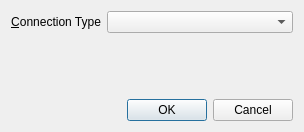
<?xml version="1.0" encoding="UTF-8"?>
<ui version="4.0">
 <class>ConnectDialog</class>
 <widget class="QDialog" name="ConnectDialog">
  <property name="geometry">
   <rect>
    <x>0</x>
    <y>0</y>
    <width>304</width>
    <height>132</height>
   </rect>
  </property>
  <property name="sizePolicy">
   <sizepolicy hsizetype="Preferred" vsizetype="Preferred">
    <horstretch>0</horstretch>
    <verstretch>0</verstretch>
   </sizepolicy>
  </property>
  <property name="windowTitle">
   <string>Connect To Database</string>
  </property>
  <property name="modal">
   <bool>true</bool>
  </property>
  <layout class="QVBoxLayout" name="verticalLayout">
   <item>
    <layout class="QHBoxLayout" name="horizontalLayout">
     <item>
      <widget class="QLabel" name="connTypeLabel">
       <property name="text">
        <string>&amp;Connection Type</string>
       </property>
       <property name="alignment">
        <set>Qt::AlignRight|Qt::AlignTrailing|Qt::AlignVCenter</set>
       </property>
       <property name="buddy">
        <cstring>connTypeComboBox</cstring>
       </property>
      </widget>
     </item>
     <item>
      <widget class="QComboBox" name="connTypeComboBox">
       <property name="sizePolicy">
        <sizepolicy hsizetype="Preferred" vsizetype="Fixed">
         <horstretch>1</horstretch>
         <verstretch>0</verstretch>
        </sizepolicy>
       </property>
      </widget>
     </item>
    </layout>
   </item>
   <item>
    <widget class="QStackedWidget" name="stackedAuthWidget">
     <property name="focusPolicy">
      <enum>Qt::NoFocus</enum>
     </property>
    </widget>
   </item>
   <item>
    <widget class="QDialogButtonBox" name="buttonBox">
     <property name="orientation">
      <enum>Qt::Horizontal</enum>
     </property>
     <property name="standardButtons">
      <set>QDialogButtonBox::Cancel|QDialogButtonBox::Ok</set>
     </property>
    </widget>
   </item>
  </layout>
 </widget>
 <tabstops>
  <tabstop>buttonBox</tabstop>
  <tabstop>connTypeComboBox</tabstop>
 </tabstops>
 <resources/>
 <connections>
  <connection>
   <sender>buttonBox</sender>
   <signal>rejected()</signal>
   <receiver>ConnectDialog</receiver>
   <slot>reject()</slot>
   <hints>
    <hint type="sourcelabel">
     <x>325</x>
     <y>189</y>
    </hint>
    <hint type="destinationlabel">
     <x>286</x>
     <y>274</y>
    </hint>
   </hints>
  </connection>
  <connection>
   <sender>buttonBox</sender>
   <signal>accepted()</signal>
   <receiver>ConnectDialog</receiver>
   <slot>tryAccept()</slot>
   <hints>
    <hint type="sourcelabel">
     <x>210</x>
     <y>176</y>
    </hint>
    <hint type="destinationlabel">
     <x>3</x>
     <y>170</y>
    </hint>
   </hints>
  </connection>
 </connections>
 <slots>
  <slot>tryAccept()</slot>
 </slots>
</ui>
